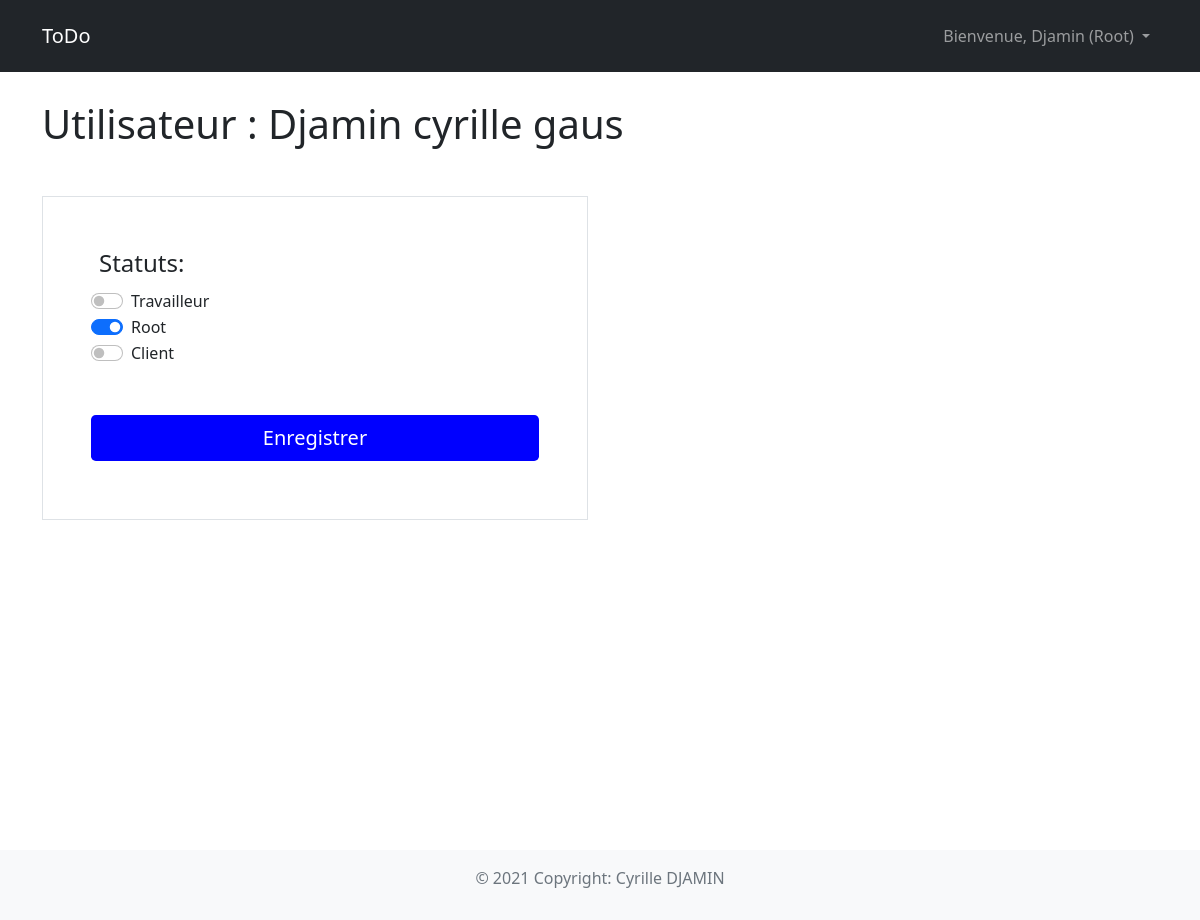
/index.php?page=user_edit&user_id=1 (signed in), run on the app's committed database.
### tables this page shows
CREATE TABLE IF NOT EXISTS `user` (
  `id` int(11) NOT NULL AUTO_INCREMENT,
  `last_name` varchar(255) NOT NULL,
  `first_name` varchar(255) NOT NULL,
  `email` varchar(255) NOT NULL,
  `phone` varchar(255) NOT NULL,
  `password` varchar(255) NOT NULL,
  `isconnected` enum('Client','Travailleur','Root','Disconnected') NOT NULL DEFAULT 'Disconnected',
  `statuts` varchar(255) NOT NULL,
  `activated` tinyint(1) NOT NULL DEFAULT '0',
  PRIMARY KEY (`id`)
);

### models/db_connection.php (called while the page is built, shortened)
<?php
class Database {
    private static $instance;
    private $_host = 'localhost';
    private $_database = 'djamin-exam';
    private $_username = 'root';
    private $_password = '76416558Gaus';
    private function __construct() {
        try {
            $this->connection = new PDO('mysql:host='.$this->_host.';dbname='.$this->_database.';charset=utf8', $this->_username, $this->_password);
        } catch(Exception $e) {
            die('Erreur : '.$e->getMessage());
        }
    }
    public static function getInstance() {
        if(!self::$instance) {
            self::$instance = new Database();
        }
        return self::$instance;
    }
}

### models/user.php (called while the page is built, shortened)
<?php
function getUserById($user_id) {
    $bdd = Database::getInstance();
    $id = isset($user_id) ? $user_id : null;
    try {
        $req = $bdd->connection->prepare("SELECT * FROM user WHERE id = :id");
        $req->bindParam(':id', $id, PDO::PARAM_STR);
        $req->execute();
        $user = $req->fetch();
        if(!empty($user)) {
            return $user;
        }
        else {
            return null;
        }
    } catch(Exception $e) {
        die('Erreur : '.$e->getMessage());
    }
}

### Views/pages/user_edit.php (the view, shortened to what this page needs)
<?php include_once(__DIR__ . '/../partials/header.php'); ?>
    <main class='main-content container main-container'>
      <h1>Utilisateur : <?= $user['first_name'] . " " . $user['last_name'] ?></h1>
      <div class="mt-5 row">
        <div class="col-md-6">
          <form class="p-5 border" method="POST" action="index.php?page=user_edit&user_id=<?= $user["id"] ?>">
            <legend class="w-auto px-2">Statuts:</legend>
            <div class="form-check form-switch">
              <input class="form-check-input" name="statut_travailleur" type="checkbox" id="travailleur_id" <?php if (in_array('Travailleur', unserialize($user['statuts']))) echo "checked" ?>>
              <label class="form-check-label" for="travailleur_id">Travailleur</label>
            </div>
            <div class="form-check form-switch">
              <input class="form-check-input"  name="statut_root" type="checkbox" id="root_id" <?php if (in_array('Root', unserialize($user['statuts']))) echo "checked" ?>>
              <label class="form-check-label" for="root_id">Root</label>
            </div>
            <div class="form-check form-switch">
              <input class="form-check-input"  name="statut_client" type="checkbox" id="client_id" <?php if (in_array('Client', unserialize($user['statuts']))) echo "checked" ?>>
              <label class="form-check-label" for="client_id">Client</label>
            </div>
            <button class="mt-5 w-100 btn btn-lg btn-primary" type="submit">Enregistrer</button>
          </form>
        </div>
      </div>
    </main>
<?php include_once(__DIR__ . '/../partials/footer.php'); ?>

### Views/css/style.css (style rules this page uses)
.main-container { padding-top: 100px; }
.main-content { min-height: 850px !important; }
.chat-form input, textarea, button { margin-bottom: 10px; }
.btn, .btn:focus, .btn:hover { background-color: blue; border: blue; }

### data on the page
user: first_name "Djamin", last_name "cyrille gaus", statuts "☑"

### other printed values
$_SESSION['user']['first_name'] "Djamin"
